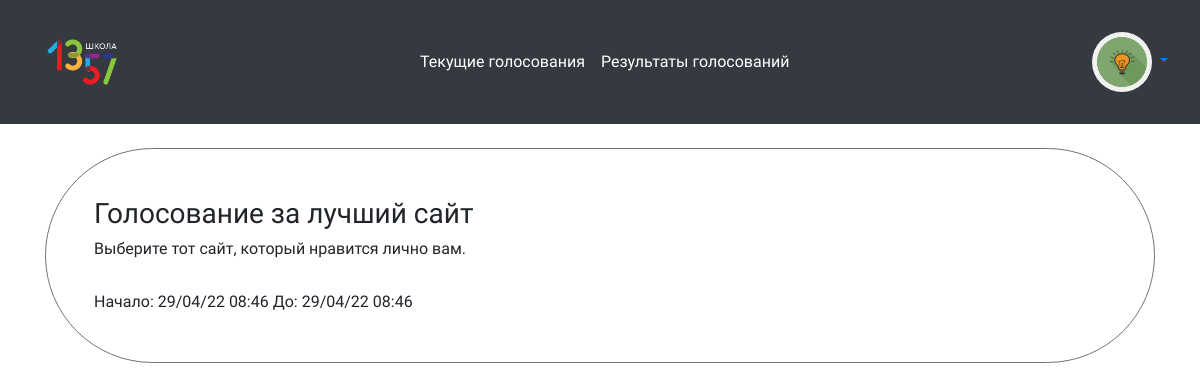
The page / (signed in) on the database its author committed.
### db_data/votes.py (models this page shows)
class Vote(SqlAlchemyBase, SerializerMixin):
    __tablename__ = 'votes'
    id = sqlalchemy.Column(sqlalchemy.Integer, primary_key=True, autoincrement=True)
    title = sqlalchemy.Column(sqlalchemy.String, nullable=True)
    icon = sqlalchemy.Column(sqlalchemy.String, nullable=True)
    description = sqlalchemy.Column(sqlalchemy.Text, nullable=True)
    start_date = sqlalchemy.Column(sqlalchemy.DateTime, default=dt.datetime.now())
    stop_date = sqlalchemy.Column(sqlalchemy.DateTime, default=dt.datetime.now())
    author_id = sqlalchemy.Column(sqlalchemy.Integer, sqlalchemy.ForeignKey('users.id'))
    author = orm.relation('User')
    voters = orm.relation("User",  # votes.voters.append(current_user)
                          secondary="users_to_votes",
                          back_populates="passed_votes")
    groups = orm.relation("Group",
                          secondary="votes_to_groups",
                          back_populates="votes")
    questions = orm.relation('Question', back_populates='vote')
    @property
    def formatted_start(self):
        return self.start_date.strftime("%d/%m/%y %H:%M")
    @property
    def formatted_stop(self):
        return self.stop_date.strftime("%d/%m/%y %H:%M")

### main.py (the view)
@app.route('/')
def run():
    db_sess = db_session.create_session()
    return render_template('index.html', votes=db_sess.query(Vote).all())

### db_data/db_session.py (called while the page is built)
def create_session() -> Session:
    global __factory
    return __factory()

### db_data/users.py (called while the page is built)
    @property
    def is_admin(self):
        return int(self.role) == self.ADMIN

    @property
    def is_moderator(self):
        return int(self.role) == self.MODERATOR

### main.py (called while the page is built)
@login_manager.user_loader
def load_user(user_id):
    db_sess = db_session.create_session()
    return db_sess.query(User).get(user_id)

### templates/index.html (shortened to what this page needs)
{% extends "base.html" %}
{% block content %}
{% for vote in votes%}
<div class="col-md6 border border-secondary rounded-pill mt-4 p-5">
    <h3>{{vote.title}}</h3>
    <div>
        <h6>{{vote.description}}</h6>
    </div>
    <div>
        Начало: {{vote.formatted_start}}     До: {{vote.formatted_stop}}
    </div>
</div>
{% endfor %}
{% endblock %}

### templates/base.html (style rules this page uses)
body { font-family: 'Montserrat Alternates', sans-serif; }

### rows shown on the page
Vote: title "Голосование за лучший сайт", description "Выберите тот сайт, который нравится лично вам.", formatted_start "29/04/22 08:46", formatted_stop "29/04/22 08:46"
